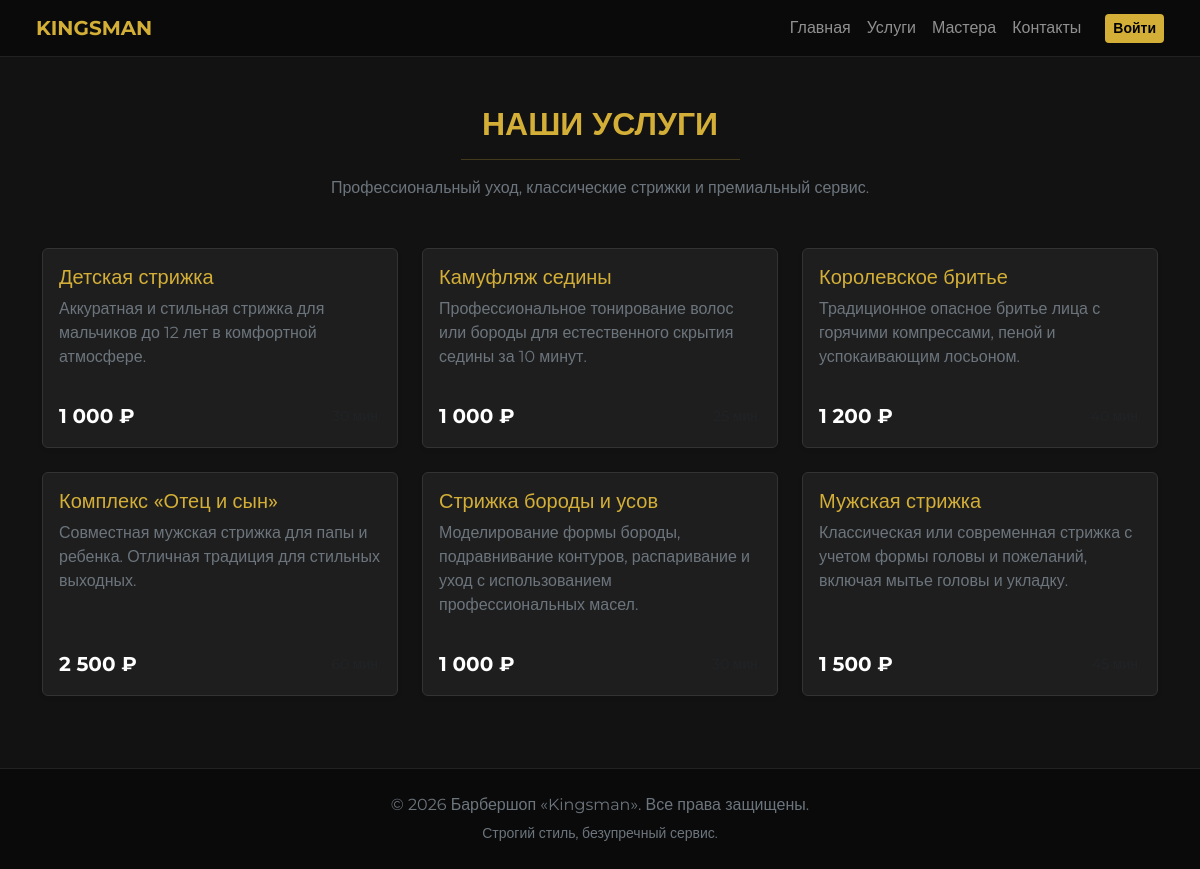
/services, run on the app's committed database.
### tables this page shows
CREATE TABLE IF NOT EXISTS services (
    id INT AUTO_INCREMENT PRIMARY KEY,
    title VARCHAR(150) NOT NULL,
    description TEXT,
    price DECIMAL(10, 2) NOT NULL,
    duration_minutes INT NOT NULL DEFAULT 30,
    created_at TIMESTAMP DEFAULT CURRENT_TIMESTAMP
);

### public/index.php (called while the page is built, shortened)
<?php
spl_autoload_register(function ($class) {
    $prefix = 'App\\';
    $base_dir = __DIR__ . '/../app/';
    $len = strlen($prefix);
    $relative_class = substr($class, $len);
    $file = $base_dir . str_replace('\\', '/', $relative_class) . '.php';
});
$router = new Router();
$router->add('', ['controller' => 'HomeController', 'action' => 'index']);
$router->add('services', ['controller' => 'ServiceController', 'action' => 'index']);
$router->add('barbers', ['controller' => 'BarberController', 'action' => 'index']);
$router->add('contacts', ['controller' => 'ContactController', 'action' => 'index']);
$router->add('login', ['controller' => 'AuthController', 'action' => 'login']);
$router->add('register', ['controller' => 'AuthController', 'action' => 'register']);
$router->add('logout', ['controller' => 'AuthController', 'action' => 'logout']);
$router->add('cabinet', ['controller' => 'CabinetController', 'action' => 'index']);
$router->add('appointment/create', ['controller' => 'AppointmentController', 'action' => 'create']);
$router->add('admin', ['controller' => 'AdminController', 'action' => 'index']);
$router->add('admin/services', ['controller' => 'AdminController', 'action' => 'services']);
$router->add('admin/barbers', ['controller' => 'AdminController', 'action' => 'barbers']);
$router->add('admin/appointments', ['controller' => 'AdminController', 'action' => 'appointments']);
$router->add('cabinet', ['controller' => 'CabinetController', 'action' => 'index']);
$router->add('cabinet/review', ['controller' => 'CabinetController', 'action' => 'addReview']);
$uri = $_SERVER['REQUEST_URI'];
$scriptName = dirname($_SERVER['SCRIPT_NAME']);
$uri = str_replace($scriptName, '', $uri);
$uri = str_replace('/public', '', $uri);
$router->dispatch($uri);

### app/controllers/ServiceController.php (called while the page is built, shortened)
<?php
class ServiceController extends Controller {
    public function index(): void {
        $services = Service::getAll();
        $this->render('services/index', ['services' => $services]);
    }
}

### app/models/Service.php (called while the page is built, shortened)
<?php
class Service {
    public static function getAll(): array {
        $db = Database::getConnection();
        $stmt = $db->query("SELECT * FROM services ORDER BY id DESC");
        return $stmt->fetchAll();
    }
}

### app/views/services/index.php (the view, shortened to what this page needs)
<div class="container py-5">
    <div class="text-center mb-5">
        <h2 class="text-gold fw-bold">НАШИ УСЛУГИ</h2>
        <hr class="w-25 mx-auto text-gold">
        <p class="text-secondary">Профессиональный уход, классические стрижки и премиальный сервис.</p>
    </div>
    <div class="row">
        <?php foreach ($services as $service): ?>
            <div class="col-md-4 mb-4">
                <div class="card h-100 shadow-sm">
                    <div class="card-body d-flex flex-column">
                        <h5 class="card-title text-gold"><?= htmlspecialchars($service['title']) ?></h5>
                        <p class="card-text text-secondary flex-grow-1"><?= htmlspecialchars($service['description']) ?></p>
                        <div class="d-flex justify-content-between align-items-center mt-3">
                            <span class="fs-5 fw-bold text-white"><?= number_format($service['price'], 0, '', ' ') ?> ₽</span>
                            <span class="text-muted small"><?= $service['duration_minutes'] ?> мин.</span>
                        </div>
                    </div>
                </div>
            </div>
        <?php endforeach; ?>
    </div>
</div>

### app/core/Router.php (shortened to what this page needs)
<?php
class Router {
    private array $routes = [];
    public function add(string $route, array $params): void {
        $route = preg_replace('/\\{([a-z_]+)\\}/', '(?P<$1>[a-z0-9_-]+)', $route);
        $route = '#^' . $route . '$#i';
        $this->routes[$route] = $params;
    }
    public function dispatch(string $uri): void {
        $uri = parse_url($uri, PHP_URL_PATH);
        $uri = trim($uri, '/');
        foreach ($this->routes as $route => $params) {
            if (preg_match($route, $uri, $matches)) {
                $controllerName = 'App\\Controllers\\' . $params['controller'];
                if (class_exists($controllerName)) {
                    $controller = new $controllerName();
                    $action = $params['action'];
                    if (method_exists($controller, $action)) {
                        $actionParams = array_filter($matches, fn($key) => !is_int($key), ARRAY_FILTER_USE_KEY);
                        $controller->$action($actionParams);
                        return;
                    }
                }
            }
        }
    }
}

### public/css/style.css (style rules this page uses)
body { font-family: 'Montserrat', sans-serif; background-color: #121212; color: #e0e0e0; }
.text-gold { color: #d4af37 !important; }
.card { background-color: #1e1e1e; border: 1px solid #333; color: #fff; }

### data on the page
services: title "Детская стрижка", description "Аккуратная и стильная стрижка для мальчиков до 12 лет в комфортной атмосфере.", price "1 000"
services: title "Камуфляж седины", description "Профессиональное тонирование волос или бороды для естественного скрытия седины за 10 минут.", price "1 000"
services: title "Королевское бритье", description "Традиционное опасное бритье лица с горячими компрессами, пеной и успокаивающим лосьоном.", price "1 200"
services: title "Комплекс «Отец и сын»", description "Совместная мужская стрижка для папы и ребенка. Отличная традиция для стильных выходных.", price "2 500"
services: title "Стрижка бороды и усов", description "Моделирование формы бороды, подравнивание контуров, распаривание и уход с использованием профессиональных масел.", price "1 000"
services: title "Мужская стрижка", description "Классическая или современная стрижка с учетом формы головы и пожеланий, включая мытье головы и укладку.", price "1 500"
